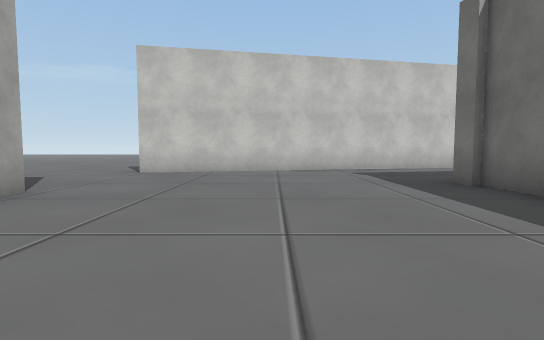
[1] (above)

20 first-person views from a walk through a scene from a Unity 3-D project. The camera is 1.2 m above the floor, tilts 4° down and sees 80° across. The floor is counted in squares, 2 m on a side. Each view is taken from the middle of a square. On the plan, view 1 faces up. The plan holds only what a view shows up to about 10 squares ahead; the rest is blank. The place goes on beyond the plan. Some surface patterns are stand-ins.

[2]
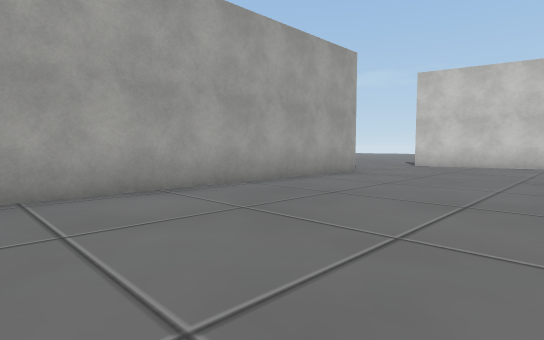

[3]
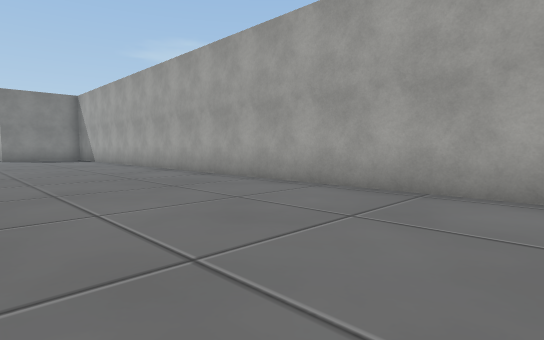

[4]
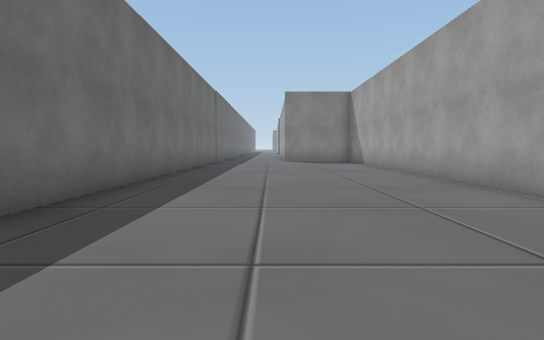

[5]
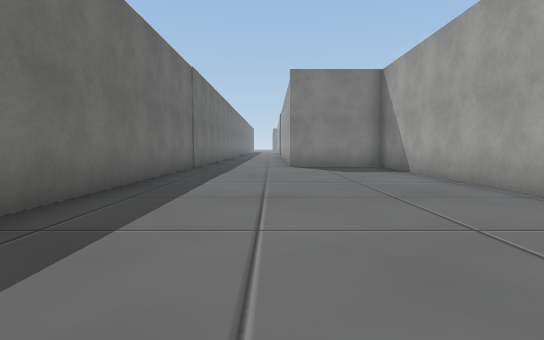

[6]
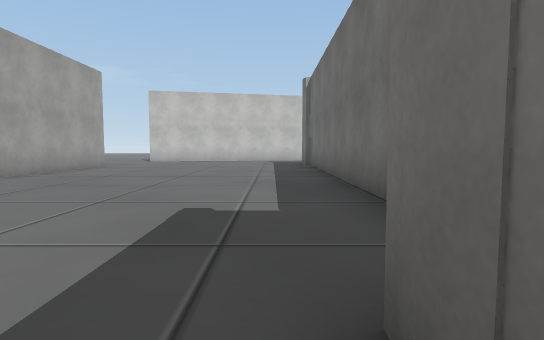

[7]
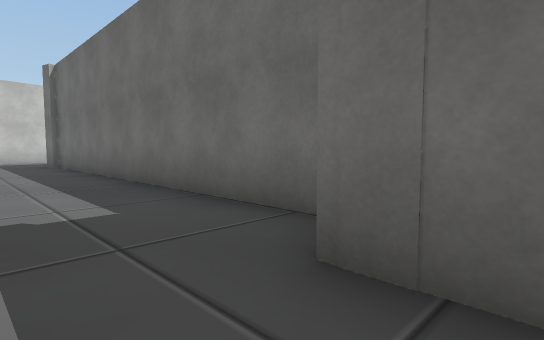

[8]
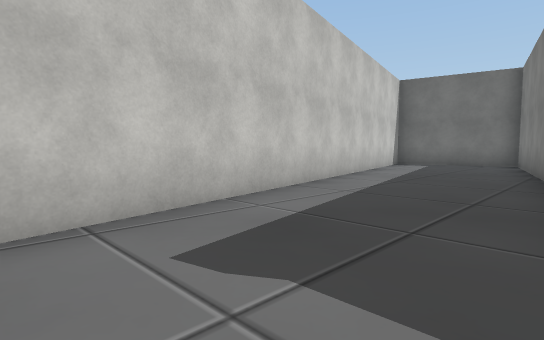

[9]
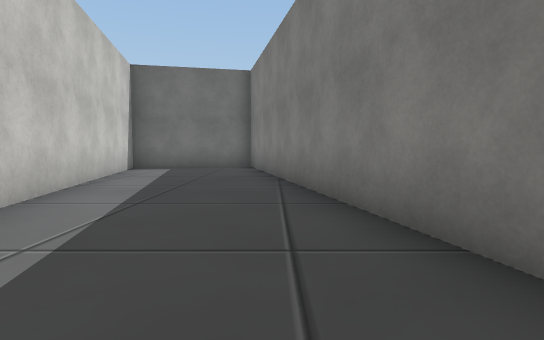

[10]
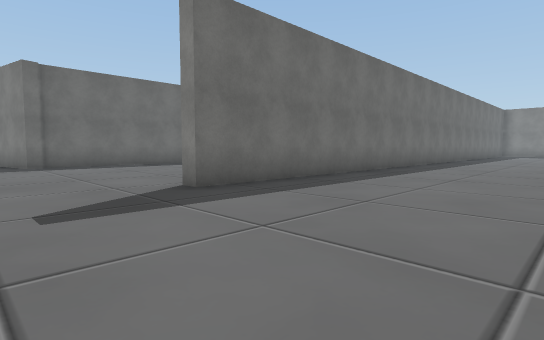

[11]
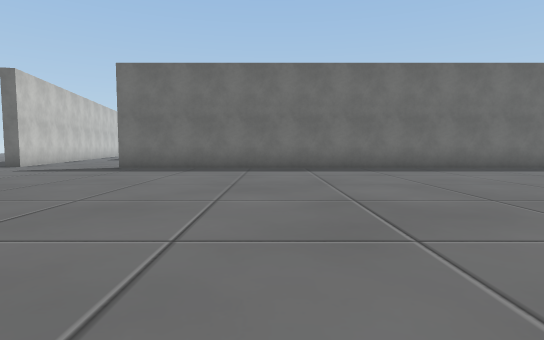

[12]
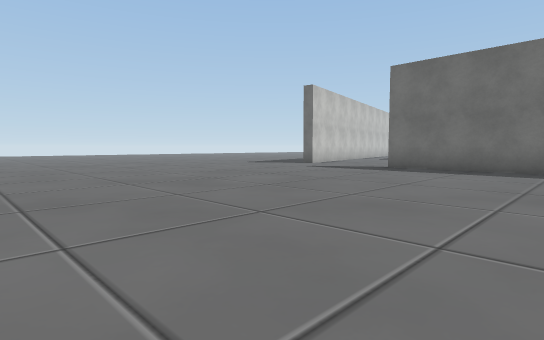

[13]
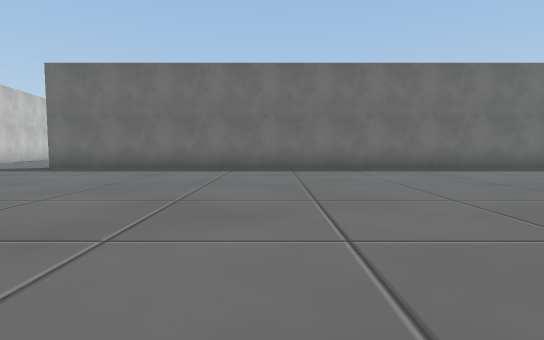

[14]
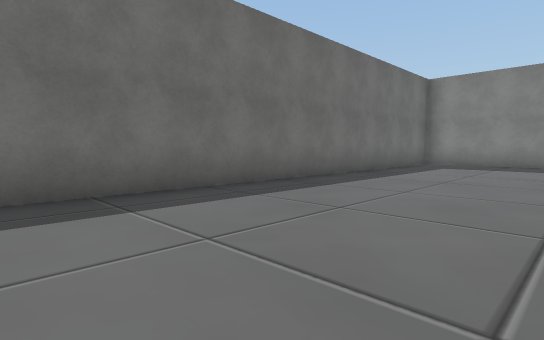

[15]
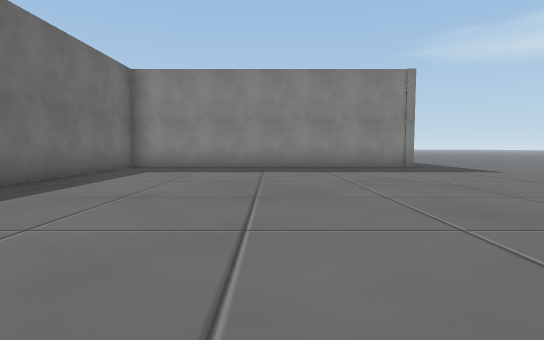

[16]
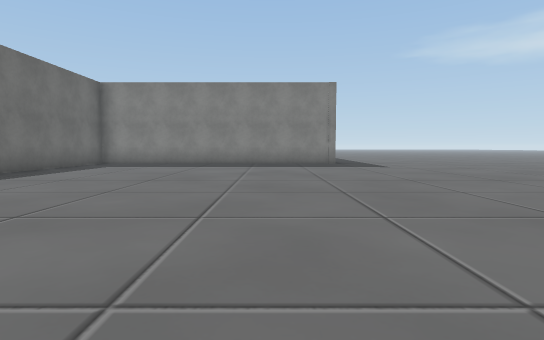

[17]
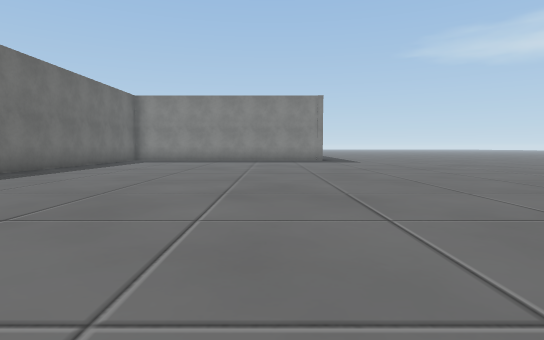

[18]
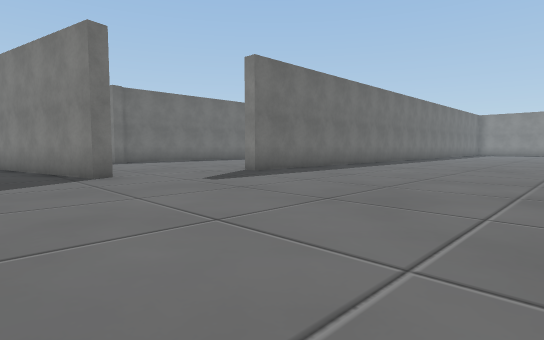

[19]
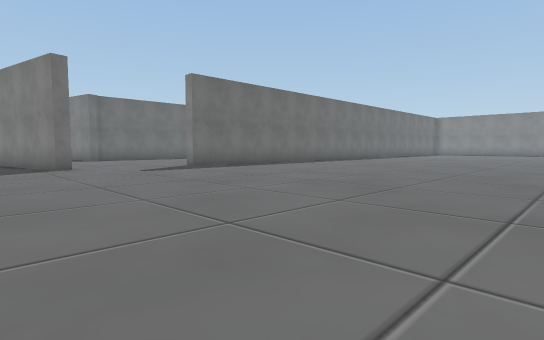

[20]
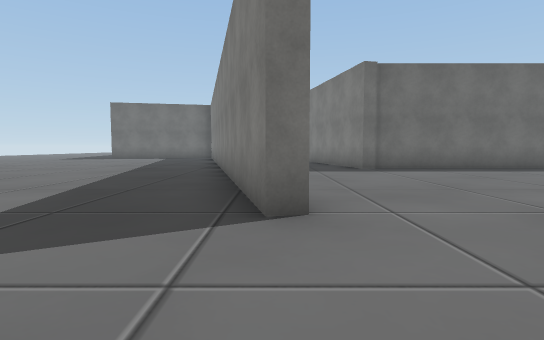

### Floor plan
Points are (right, up) in squares from view 1. A wall is a line through its corners. A room is listed if a view was taken in it or the views show most of it. See-through windows are left out.
Room 1 (views 1, 2, 3, 4, 5, 6, 7, 8, 9, 10, 11, 12, 13, 14, 15, 16, 17, 18, 19, 20)
walls: (3.3, -4.4) (3.3, 5.1); (3.2, 5) (3.1, 5.5) (13.2, 7.7) (12.5, 10.5); (-12.4, -18) (-3.7, -18) (-3.7, 4.4) (-3.4, 4.4) (-3.4, -18) (-0.5, -18); (2.4, -18) (2.4, -4.9); (8.9, 10.3) (-3.1, 7.7) (-3.2, 8.1) (3.7, 9.6)

Where each view was taken, in squares from view 1:
view 1: 0 up, 0 right, facing up
view 2: 3 down, 1 right, facing up-left
view 3: 1 down, 1 right, facing down-left
view 4: 4 down, 0 right, facing down
view 5: 8 down, 0 right, facing down
view 6: 6 down, 2 right, facing up
view 7: 6 down, 1 right, facing up-right
view 8: 6 up, 1 right, facing up-right
view 9: 7 up, 3 right, facing right
view 10: 7 up, 8 left, facing down-right
view 11: 0 up, 13 left, facing right
view 12: 0 up, 13 left, facing up-right
view 13: 2 down, 13 left, facing right
view 14: 6 down, 8 left, facing down-right
view 15: 8 down, 8 left, facing down
view 16: 6 down, 10 left, facing down
view 17: 3 down, 10 left, facing down
view 18: 10 up, 10 left, facing down-right
view 19: 10 up, 13 left, facing down-right
view 20: 8 up, 6 left, facing right
